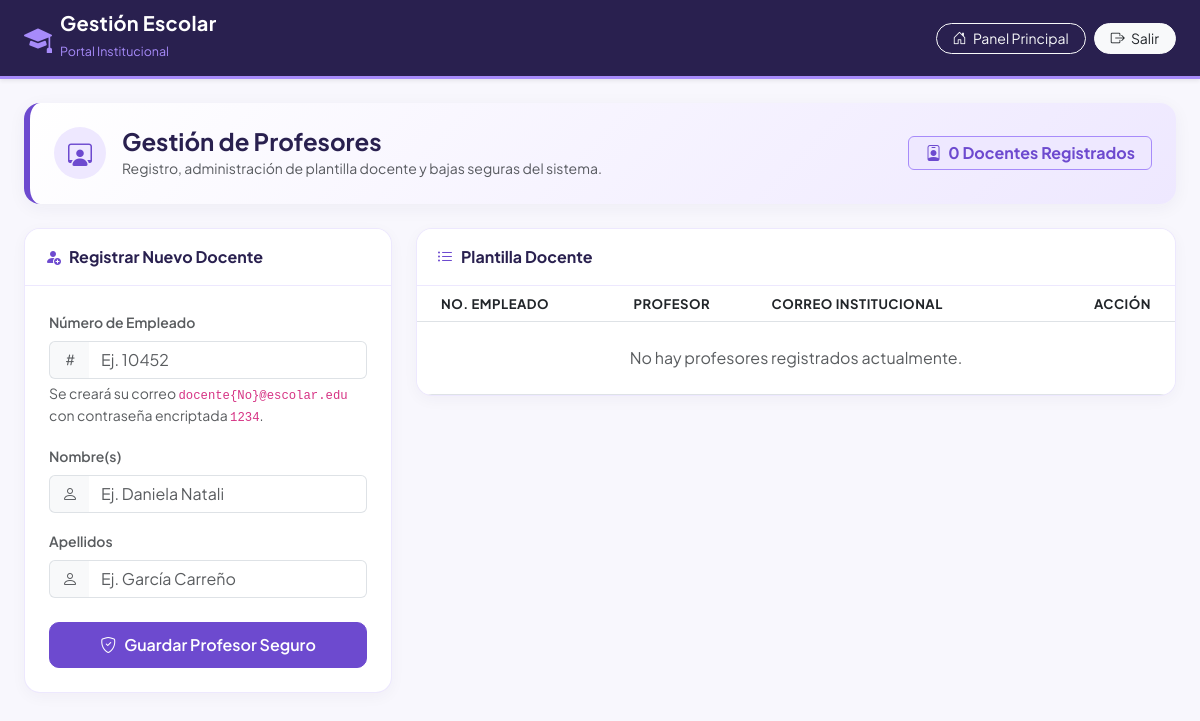
/profesores.php (signed in), run on an earlier commit of the app's database.
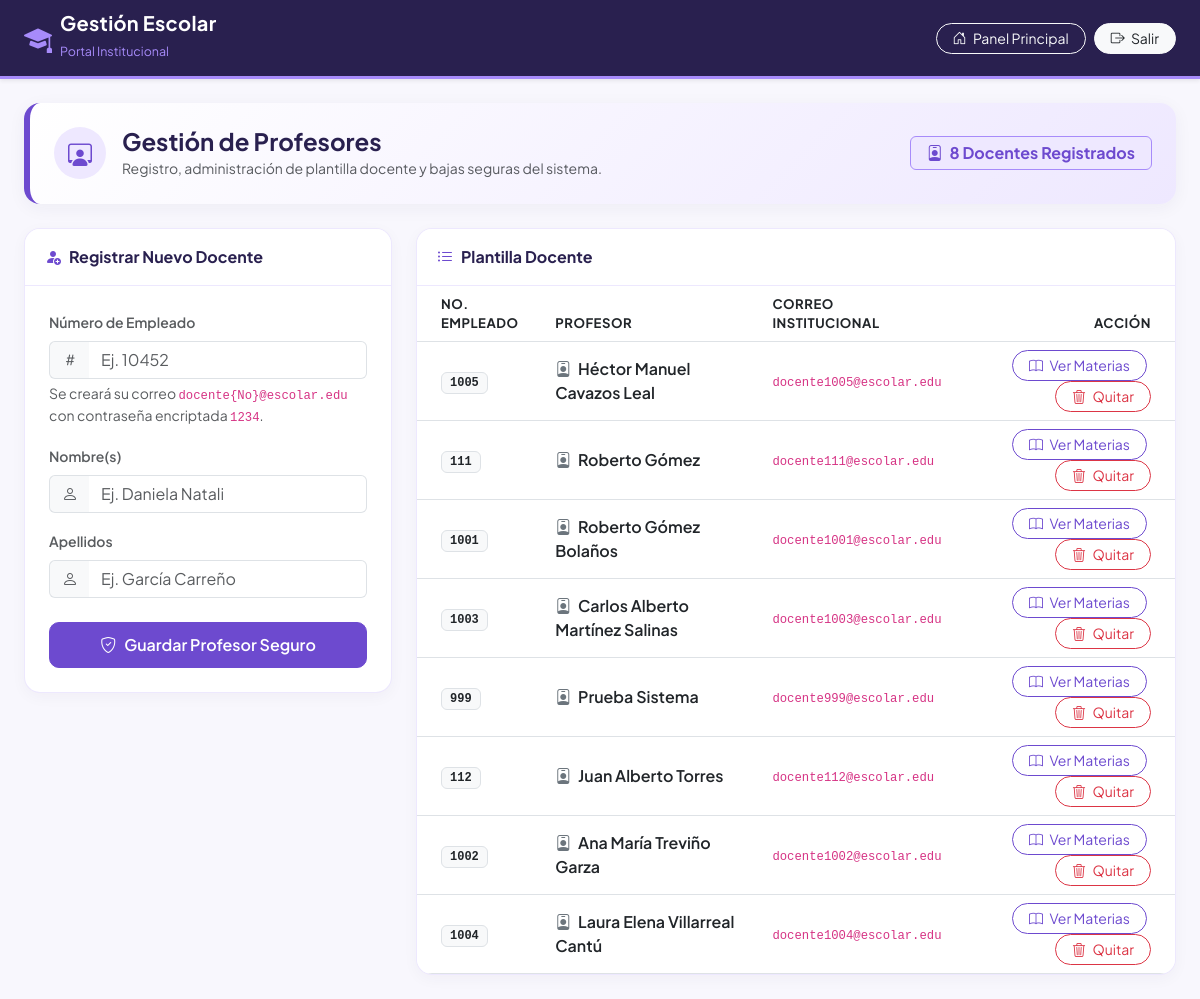
And on a later commit of the database.
### tables this page shows
CREATE TABLE `profesores` (
  `IdProfesor` int NOT NULL AUTO_INCREMENT,
  `NumeroEmpleado` int NOT NULL,
  `Nombre` varchar(100) NOT NULL,
  `Apellidos` varchar(100) NOT NULL,
  `IdUsuario` int DEFAULT NULL,
  PRIMARY KEY (`IdProfesor`),
  UNIQUE KEY `NumeroEmpleado` (`NumeroEmpleado`),
  KEY `IdUsuario` (`IdUsuario`),
  CONSTRAINT `profesores_ibfk_1` FOREIGN KEY (`IdUsuario`) REFERENCES `usuarios` (`IdUsuario`)
);

### profesores.php (the view, shortened to what the changed rows need)
<?php
include("conexion.php");
$resultado_profesores = $conexion->query("SELECT * FROM Profesores ORDER BY Apellidos ASC");
$total_profesores = ($resultado_profesores) ? $resultado_profesores->num_rows : 0;
?>
<!DOCTYPE html>
<html lang="es">
<head>
    <link href="https://cdn.jsdelivr.net/npm/bootstrap@5.3.0/dist/css/bootstrap.min.css" rel="stylesheet">
    <link rel="stylesheet" href="https://cdn.jsdelivr.net/npm/bootstrap-icons@1.11.3/font/bootstrap-icons.min.css">
</head>
<body>
    <div class="container-fluid px-4 py-4">
        <div class="hero-banner p-4 mb-4">
            <div class="d-flex flex-wrap align-items-center justify-content-between gap-3">
                <div class="d-flex align-items-center gap-3">
                    <div>
                        <h2 class="h4 fw-bold mb-0" style="color: var(--app-dark);">Gestión de Profesores</h2>
                    </div>
                </div>
                <div>
                    <span class="badge badge-app-pill px-3 py-2 fs-6">
                        <i class="bi bi-person-badge me-1"></i> <?php echo $total_profesores; ?> Docentes Registrados
                    </span>
                </div>
            </div>
        </div>
        <div class="row g-4">
            <div class="col-lg-8">
                <div class="card card-custom">
                    <div class="card-body p-0">
                        <div class="table-responsive">
                            <table class="table table-hover align-middle mb-0 table-custom">
                                <thead>
                                    <tr>
                                        <th class="ps-4">No. Empleado</th>
                                        <th>Profesor</th>
                                        <th>Correo Institucional</th>
                                        <th class="pe-4 text-end">Acción</th>
                                    </tr>
                                </thead>
                                <tbody>
                                    <?php if ($resultado_profesores && $resultado_profesores->num_rows > 0) { ?>
                                        <?php while($row = $resultado_profesores->fetch_assoc()) { ?>
                                            <tr>
                                                <td class="ps-4">
                                                    <span class="badge bg-light text-dark border font-monospace px-2 py-1">
                                                        <?php echo htmlspecialchars($row['NumeroEmpleado']); ?>
                                                    </span>
                                                </td>
                                                <td class="fw-semibold text-dark">
                                                    <i class="bi bi-person-badge me-1 text-secondary"></i>
                                                    <?php echo htmlspecialchars($row['Nombre'] . " " . $row['Apellidos']); ?>
                                                </td>
                                                <td class="text-muted small">
                                                    <code>docente<?php echo htmlspecialchars($row['NumeroEmpleado']); ?>@escolar.edu</code>
                                                </td>
                                                <td class="pe-4 text-end">
                                                    <a href="asignaciones.php?filtro_profesor=<?php echo $row['IdProfesor']; ?>"
                                                       class="btn btn-sm rounded-pill px-3 me-1"
                                                       style="color: var(--app-primary); border: 1.5px solid var(--app-primary);"
                                                       title="Ver materias que imparte este profesor">
                                                        <i class="bi bi-book me-1"></i> Ver Materias
                                                    </a>
                                                    <a href="profesores.php?eliminar_profesor=<?php echo $row['IdProfesor']; ?>"
                                                       class="btn btn-outline-danger btn-sm rounded-pill px-3"
                                                       onclick="return confirm('¿Confirmas que deseas eliminar al docente <?php echo htmlspecialchars($row['Nombre'].' '.$row['Apellidos']); ?>? Se borrarán sus materias asignadas y su cuenta.');">
                                                        <i class="bi bi-trash3 me-1"></i> Quitar
                                                    </a>
                                                </td>
                                            </tr>
                                        <?php } ?>
                                    <?php } else { ?>
                                        <tr>
                                            <td colspan="4" class="text-center py-4 text-muted">
                                                No hay profesores registrados actualmente.
                                            </td>
                                        </tr>
                                    <?php } ?>
                                </tbody>
                            </table>
                        </div>
                    </div>
                </div>
            </div>
        </div>
    </div>
</body>
</html>

What changed in the data, as far as the page shows it:
added profesores: NumeroEmpleado "1005", Nombre+Apellidos "Héctor Manuel Cavazos Leal"
added profesores: NumeroEmpleado "111", Nombre+Apellidos "Roberto Gómez"
added profesores: NumeroEmpleado "1001", Nombre+Apellidos "Roberto Gómez Bolaños"
added profesores: NumeroEmpleado "1003", Nombre+Apellidos "Carlos Alberto Martínez Salinas"
added profesores: NumeroEmpleado "999", Nombre+Apellidos "Prueba Sistema"
added profesores: NumeroEmpleado "112", Nombre+Apellidos "Juan Alberto Torres"
added profesores: NumeroEmpleado "1002", Nombre+Apellidos "Ana María Treviño Garza"
added profesores: NumeroEmpleado "1004", Nombre+Apellidos "Laura Elena Villarreal Cantú"
Also different on the page:
$total_profesores: "0" → "8"
text no longer shown: "No hay profesores registrados actualmente."
